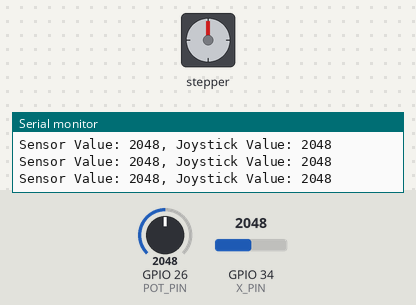
A sketch run on a simulated ESP32. On the bench: stepper motor, the last lines printed to the serial monitor. The inputs (shaded band) are chosen by the test bench; at power-on: GPIO 34 (X_PIN) = 2048, GPIO 26 (POT_PIN) = 2048. Stepper angles assume 100 steps per turn.

Above: at 1.2 s.
1.3 s: GPIO 34 (X_PIN) set to 1973
At 1.8 s:
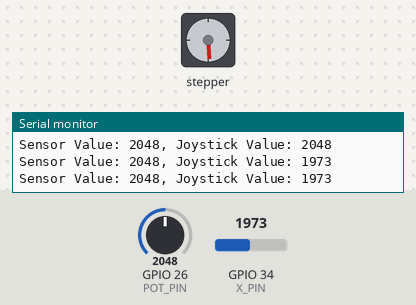
At 2.41 s:
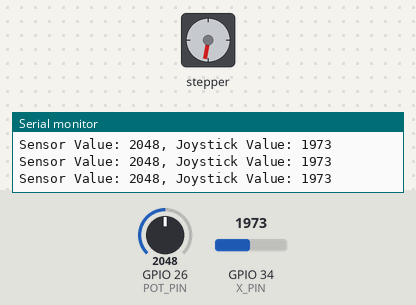
4.3 s: GPIO 26 (POT_PIN) set to 0
At 4.56 s:
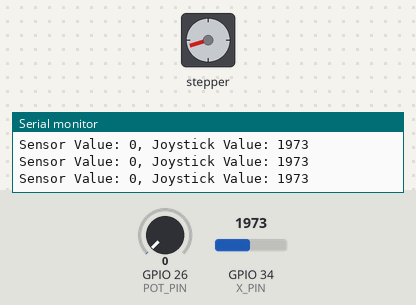
7.3 s: GPIO 26 (POT_PIN) set to 8
At 7.45 s:
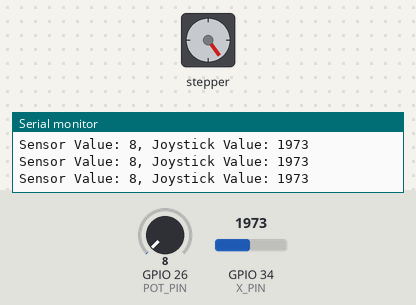
10.3 s: GPIO 26 (POT_PIN) set to 11
13.3 s: GPIO 34 (X_PIN) set to 1025
16.3 s: GPIO 34 (X_PIN) set to 965
Timing chart, 0 to 20.3 s (numbered marks = the images above; inputs shaded):
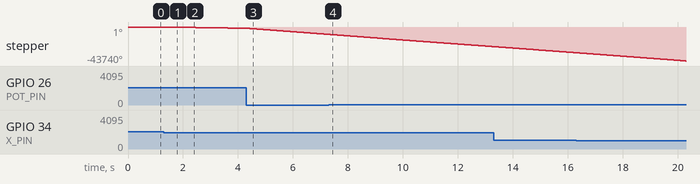

The sketch:

MOTOR_STEPPER_JOYSTICK_POTENTIOMETER.ino
```cpp
#include <Stepper.h>

// Define Constants
#define MOTOR_PIN_1 13
#define MOTOR_PIN_2 12
#define MOTOR_PIN_3 14
#define MOTOR_PIN_4 27
#define X_PIN 34
#define POT_PIN 26

// Number of steps per internal motor revolution
const float STEPS_PER_REV = 100;

// Create Instance of Stepper Class
Stepper steppermotor(STEPS_PER_REV, MOTOR_PIN_1, MOTOR_PIN_3, MOTOR_PIN_2, MOTOR_PIN_4);

void setup() {
  // Set up Serial communication if needed
  Serial.begin(9600);
}

void loop() {
  // Read the potentiometer value
  int sensorValue = analogRead(POT_PIN);

  // Calculate gear reduction dynamically based on potentiometer value
  const float GEAR_RED = sensorValue / 20.5;

  // Number of steps per internal motor revolution
const float STEPS_PER_REV = sensorValue / 20.5;

  // Number of steps per geared output rotation
  const float STEPS_PER_OUT_REV = STEPS_PER_REV * GEAR_RED;

  // Read joystick value
  int joystickValue = analogRead(X_PIN);

  if (joystickValue > 2000 && joystickValue < 2387) {
    // Do nothing or perform any other action when joystick is in the middle position
  }
  else if (joystickValue < 2000) {
    // Move the stepper motor counterclockwise
    steppermotor.setSpeed(STEPS_PER_REV);  // Adjust speed as needed
    steppermotor.step(-30);
  }
  else if (joystickValue == 4095) {
    // Move the stepper motor clockwise
    steppermotor.setSpeed(STEPS_PER_REV);  // Adjust speed as needed
    steppermotor.step(30);
  }

  // Optionally print sensor and joystick values for debugging
  Serial.print("Sensor Value: ");
  Serial.print(sensorValue);
  Serial.print(", Joystick Value: ");
  Serial.println(joystickValue);

  delay(10);  // Add a small delay to avoid rapid changes
}
```

Measured:
- the behaviour switches between 2000 and 1999 on GPIO 34 (X_PIN) (found by bisection; images 0 and 1)
- after the input at 1.3 s, stepper: keeps turning counter-clockwise at about 566°/s, starting at once
